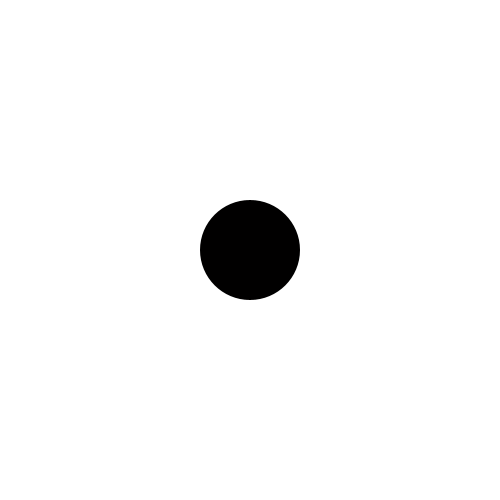
Frame 1 (no input)
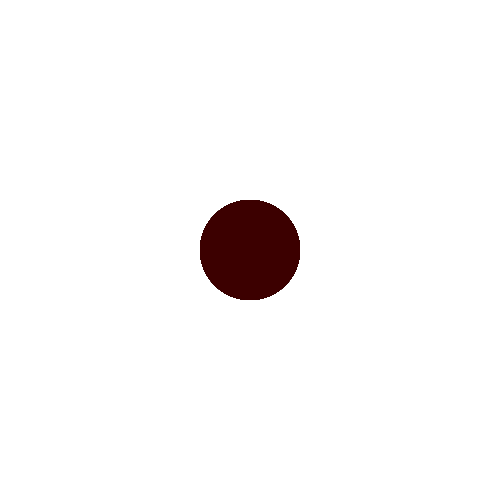
Frame 60 (the mouse pressed at the canvas centre just before this capture)
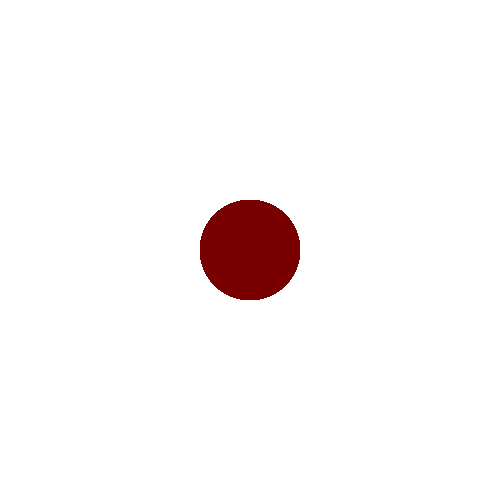
Frame 120 (the mouse held since frame 60 and released just before this capture)

The Processing sketch that drew these frames (run headless with seeded random() and noise(); from frame 60 on, the mouse is pressed at the canvas centre):

// Processing sketch: frameCount
// ── frameCount.pde
int redValue;
boolean isRed;

void setup() {
  size(500, 500);
  background(255, 255, 255);
}
void draw() {
  if(isRed == false){
  redValue += 1;
  }
  
  if(isRed == true){
  redValue -= 1;
  }
  
  if(redValue == 255){
  isRed = true;
  }

  if(redValue == 0){
    isRed = false;
  }
  fill(redValue, 0, 0);
  noStroke();
  ellipse(width/2, height/2, 100, 100);
}
